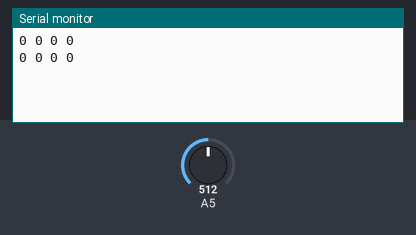
The sketch below on a simulated Arduino Uno, built with avr-gcc and run on an emulated ATmega328P. Parts: the last lines printed to the serial monitor. Inputs (shaded band) come from the test bench; at power-on: A5 = 512.

Above: at 1.2 s.
1.3 s: A5 set to 728
At 2.6 s:
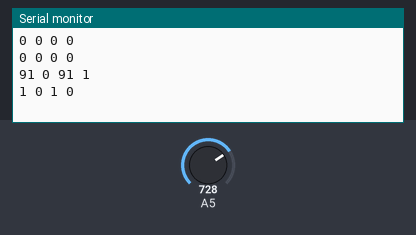
2.8 s: A5 set to 716
At 4.9 s:
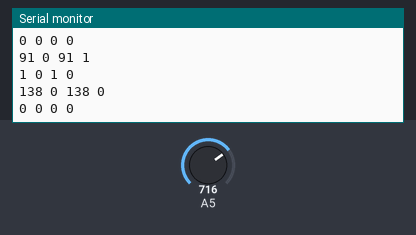
Timing chart, 0 to 6.4 s (numbered marks = the images above; inputs shaded):
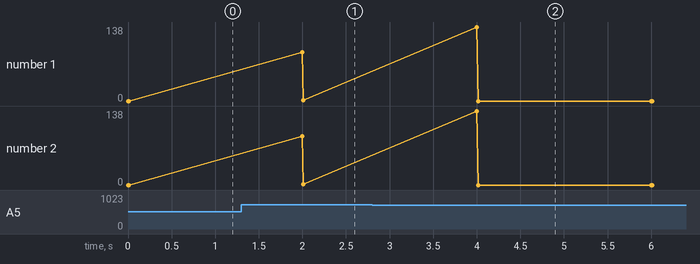

The sketch:

pin11check.ino.ino
```cpp
long int timer;
int up=0;
int down=0;
int vector=0;
int temp=0;
int count=0;

void setup() {
  // put your setup code here, to run once:
  Serial.begin(9600);

}

void loop() {
  timer=millis();
  if(timer%2000==0){
     Serial.print(up);
     Serial.print(' ');
     Serial.print(down);
     Serial.print(' ');
     Serial.print(abs(up-down));
     up=0;
     down=0;
     Serial.print(' ');
     Serial.println(count);
     count=0;
  }
  if(analogRead(A5)>718){up=up+1;vector=1;}
  if(analogRead(A5)<10){down=down+1;vector=0;}
  if(vector!=temp){count+=1;}
  temp=vector;
}
```

Measured:
- after the input at 1.3 s, the serial monitor: prints a new line after 0.70 s (image 1)
- after the input at 2.8 s, the serial monitor: prints a new line after 1.2 s (image 2)
- plotted number 1: 0 → 1 after the input at 1.3 s
- plotted number 2: 0 → 1 after the input at 1.3 s
